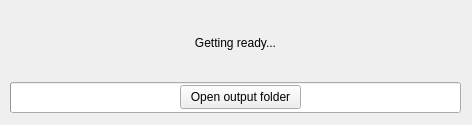
<?xml version="1.0" encoding="UTF-8"?>
<ui version="4.0">
 <class>ProgressWindow</class>
 <widget class="QMainWindow" name="ProgressWindow">
  <property name="windowModality">
   <enum>Qt::ApplicationModal</enum>
  </property>
  <property name="geometry">
   <rect>
    <x>0</x>
    <y>0</y>
    <width>472</width>
    <height>125</height>
   </rect>
  </property>
  <property name="minimumSize">
   <size>
    <width>472</width>
    <height>125</height>
   </size>
  </property>
  <property name="windowTitle">
   <string>ProgressWindow</string>
  </property>
  <widget class="QWidget" name="centralwidget">
   <widget class="QProgressBar" name="progressBar">
    <property name="geometry">
     <rect>
      <x>10</x>
      <y>82</y>
      <width>451</width>
      <height>31</height>
     </rect>
    </property>
    <property name="value">
     <number>0</number>
    </property>
    <property name="alignment">
     <set>Qt::AlignCenter</set>
    </property>
    <property name="textVisible">
     <bool>false</bool>
    </property>
    <property name="format">
     <string/>
    </property>
   </widget>
   <widget class="QLabel" name="label">
    <property name="geometry">
     <rect>
      <x>10</x>
      <y>12</y>
      <width>451</width>
      <height>61</height>
     </rect>
    </property>
    <property name="text">
     <string>Getting ready...</string>
    </property>
    <property name="alignment">
     <set>Qt::AlignCenter</set>
    </property>
   </widget>
   <widget class="QPushButton" name="openOutputFolder">
    <property name="enabled">
     <bool>true</bool>
    </property>
    <property name="geometry">
     <rect>
      <x>180</x>
      <y>85</y>
      <width>121</width>
      <height>24</height>
     </rect>
    </property>
    <property name="text">
     <string>Open output folder</string>
    </property>
    <property name="checkable">
     <bool>false</bool>
    </property>
   </widget>
  </widget>
 </widget>
 <resources/>
 <connections/>
</ui>
